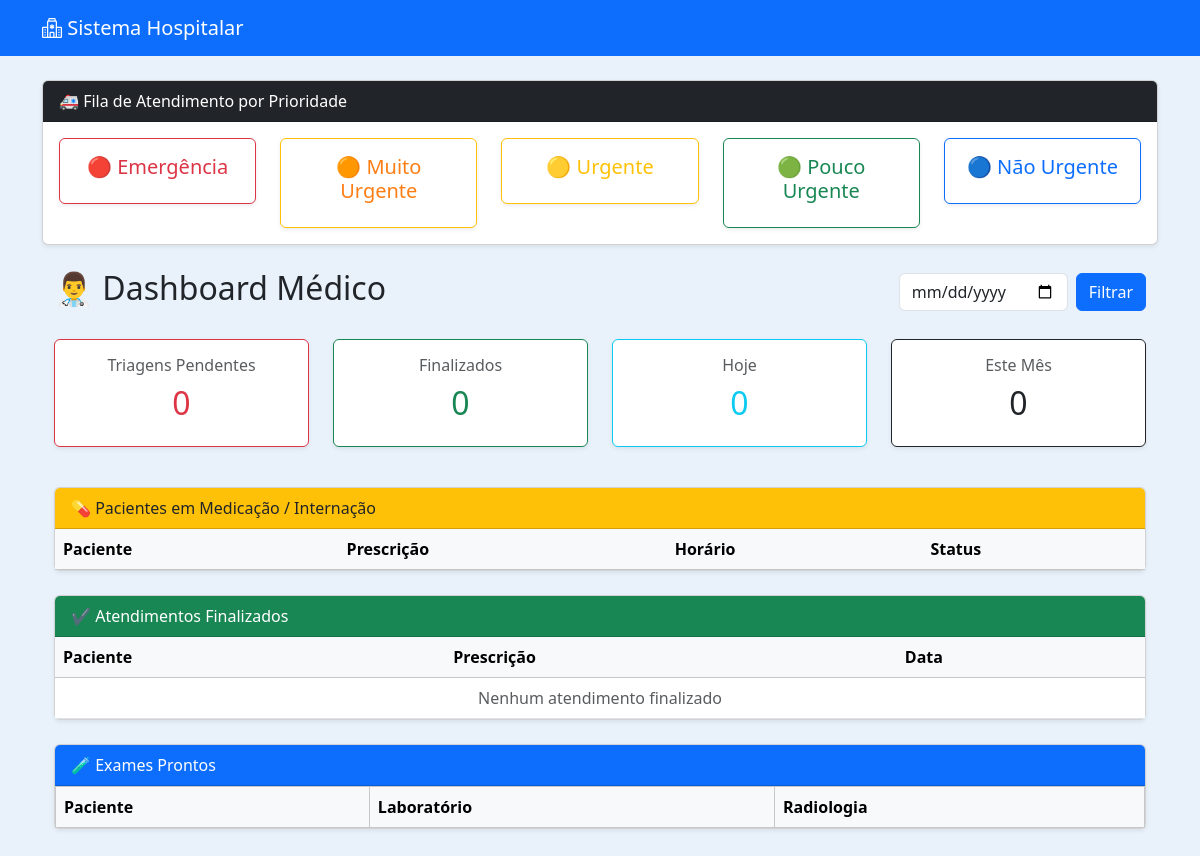
The page /medico/dashboard/ (signed in) on the database as committed earlier.
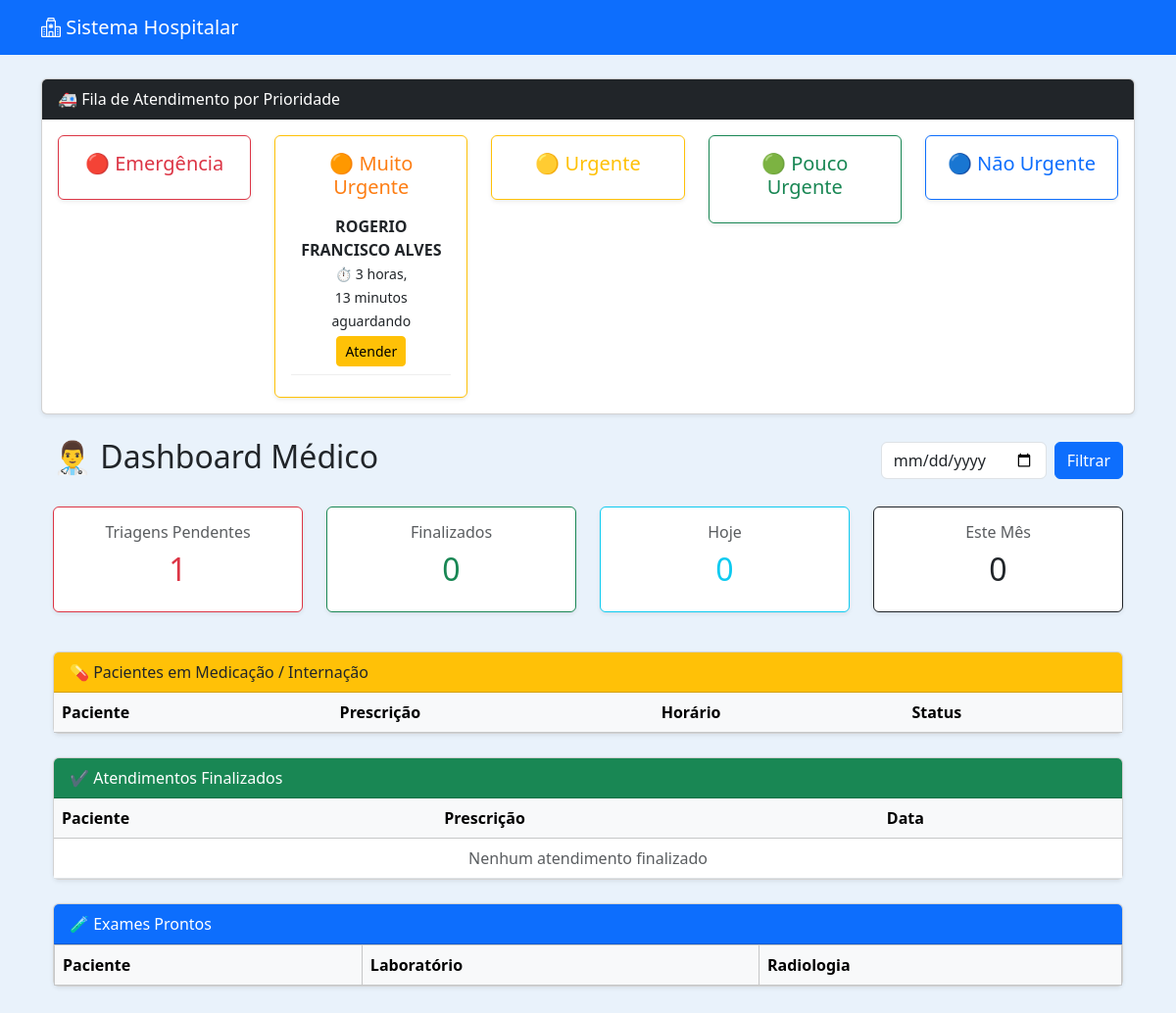
The same page on the database as committed later.
### triagem/models.py (models this page shows, shortened)
class Triagem(models.Model):
    RISCO_CHOICES = [
        ('Vermelho', 'Vermelho'),
        ('Laranja', 'Laranja'),
        ('Amarelo', 'Amarelo'),
        ('Verde', 'Verde'),
        ('Azul', 'Azul'),
    ]
    agendamento = models.OneToOneField(Agendamento, on_delete=models.CASCADE)
    paciente = models.ForeignKey(Paciente, on_delete=models.CASCADE)
    enfermeiro = models.ForeignKey(
        Usuario,
        on_delete=models.SET_NULL,
        null=True,
        blank=True,
        related_name="triagens_realizadas"
    )
    pressao_arterial = models.CharField(max_length=20)
    temperatura = models.DecimalField(max_digits=4, decimal_places=1)
    frequencia_cardiaca = models.IntegerField()
    saturacao = models.IntegerField()
    classificacao_risco = models.CharField(
        max_length=10,
        choices=RISCO_CHOICES,
        blank=True,
        null=True
    )
    observacoes = models.TextField(blank=True, null=True)
    atendido = models.BooleanField(default=False)
    data_triagem = models.DateTimeField(auto_now_add=True)
    entrou_fila = models.DateTimeField(null=True, blank=True)
    iniciou_atendimento = models.DateTimeField(null=True, blank=True)
    tempo_espera_minutos = models.IntegerField(null=True, blank=True)

### pacientes/models.py (models this page shows, shortened)
class Paciente(models.Model):
    nome = models.CharField(max_length=100)
    nome_social = models.CharField(max_length=100, blank=True, null=True)
    nome_mae = models.CharField(max_length=100)
    nome_pai = models.CharField(max_length=100, blank=True, null=True)
    cpf = models.CharField(
        max_length=14,
        unique=True,
        validators=[
            RegexValidator(
                r'^\d{3}\.\d{3}\.\d{3}-\d{2}$',
                'CPF inválido! Use XXX.XXX.XXX-XX'
            )
        ]
    )
    data_nascimento = models.DateField()
    SEXO_BIOLOGICO_CHOICES = [
        ('M', 'Masculino'),
        ('F', 'Feminino'),
        ('I', 'Intersexo'),
    ]
    sexo_biologico = models.CharField(max_length=1, choices=SEXO_BIOLOGICO_CHOICES)
    identidade_genero = models.CharField(max_length=50)
    orientacao_sexual = models.CharField(max_length=50)
    NACIONALIDADE_CHOICES = [
        ('BRASILEIRA', 'Brasileira'),
        ('ARGENTINA', 'Argentina'),
        ('BOLIVIANA', 'Boliviana'),
        ('CHILENA', 'Chilena'),
        ('COLOMBIANA', 'Colombiana'),
        ('PARAGUAIA', 'Paraguaia'),
        ('PERUANA', 'Peruana'),
        ('URUGUAIA', 'Uruguaia'),
        ('VENEZUELANA', 'Venezuelana'),
        ('OUTRA', 'Outra'),
    ]
    nacionalidade = models.CharField(
        max_length=20,
        choices=NACIONALIDADE_CHOICES,
        default='BRASILEIRA'
    )
    naturalidade = models.CharField(max_length=100)
    RACA_COR_CHOICES = [
        ('BRANCA', 'Branca'),
        ('PRETA', 'Preta'),
        ('PARDA', 'Parda'),
        ('AMARELA', 'Amarela'),
        ('INDIGENA', 'Indígena'),
    ]
    raca_cor = models.CharField(max_length=10, choices=RACA_COR_CHOICES)
    ESTADO_CIVIL_CHOICES = [
        ('SOLTEIRO', 'Solteiro(a)'),
        ('CASADO', 'Casado(a)'),
        ('DIVORCIADO', 'Divorciado(a)'),
        ('VIUVO', 'Viúvo(a)'),
        ('UNIAO_ESTAVEL', 'União Estável'),
    ]
    estado_civil = models.CharField(max_length=20, choices=ESTADO_CIVIL_CHOICES)
    ESCOLARIDADE_CHOICES = [
        ('SEM_INSTRUCAO', 'Sem instrução'),
        ('FUNDAMENTAL_INCOMPLETO', 'Fundamental incompleto'),
        ('FUNDAMENTAL_COMPLETO', 'Fundamental completo'),
        ('MEDIO_INCOMPLETO', 'Médio incompleto'),
        ('MEDIO_COMPLETO', 'Médio completo'),
        ('SUPERIOR_INCOMPLETO', 'Superior incompleto'),
        ('SUPERIOR_COMPLETO', 'Superior completo'),
        ('POS_GRADUACAO', 'Pós-graduação'),
        ('MESTRADO', 'Mestrado'),
        ('DOUTORADO', 'Doutorado'),
    ]
    escolaridade = models.CharField(max_length=30, choices=ESCOLARIDADE_CHOICES)
    profissao = models.CharField(max_length=50)
    rg = models.CharField(max_length=20)
    orgao_emissor = models.CharField(max_length=10)
    UF_CHOICES = [
        ('AC','AC'), ('AL','AL'), ('AP','AP'), ('AM','AM'),
        ('BA','BA'), ('CE','CE'), ('DF','DF'), ('ES','ES'),
        ('GO','GO'), ('MA','MA'), ('MT','MT'), ('MS','MS'),
        ('MG','MG'), ('PA','PA'), ('PB','PB'), ('PR','PR'),
        ('PE','PE'), ('PI','PI'), ('RJ','RJ'), ('RN','RN'),
        ('RS','RS'), ('RO','RO'), ('RR','RR'), ('SC','SC'),
        ('SP','SP'), ('SE','SE'), ('TO','TO'),
    ]
    uf_rg = models.CharField(max_length=2, choices=UF_CHOICES)
    cep = models.CharField(
        max_length=9,
        validators=[
            RegexValidator(
                r'^\d{5}-\d{3}$',
                'CEP inválido! Use XXXXX-XXX'
            )
        ]
    )
    endereco = models.CharField(max_length=100)
    numero = models.CharField(max_length=10)
    complemento = models.CharField(max_length=50, blank=True, null=True)
    bairro = models.CharField(max_length=50)
    municipio = models.CharField(max_length=50)
    uf = models.CharField(max_length=2, choices=UF_CHOICES)
    ZONA_CHOICES = [
        ('URBANA', 'Urbana'),
        ('RURAL', 'Rural'),
    ]
    zona = models.CharField(max_length=6, choices=ZONA_CHOICES)
    telefone_fixo = models.CharField(
        max_length=15,
        blank=True,
        null=True,
        validators=[
            RegexValidator(
                r'^\(\d{2}\)\s\d{4}-\d{4}$',
                'Telefone inválido! Use (XX) XXXX-XXXX'
            )
        ]
    )
    celular = models.CharField(
        max_length=15,
        validators=[
            RegexValidator(
                r'^\(\d{2}\)\s\d{5}-\d{4}$',
                'Celular inválido! Use (XX) XXXXX-XXXX'
            )
        ]
    )
    whatsapp = models.BooleanField(default=False)
    email = models.EmailField(blank=True, null=True)
    cartao_sus = models.CharField(max_length=18, blank=True, null=True)
    criado_por = models.ForeignKey(
        User,
        on_delete=models.SET_NULL,
        null=True,
        blank=True,
        related_name='pacientes_criados'
    )
    data_criacao = models.DateTimeField(default=timezone.now, editable=False)
    data_atualizacao = models.DateTimeField(auto_now=True)

### medico/views.py (the view, shortened to what this page needs)
# urls.py: path('dashboard/', views.medico_dashboard, name='medico_dashboard'),
@login_required
def medico_dashboard(request):
    agora = timezone.now()
    hoje = timezone.localdate()
    data_filtro = request.GET.get("data_atendimento")
    if data_filtro:
        try:
            filtro_data = timezone.datetime.strptime(data_filtro, "%Y-%m-%d").date()
        except ValueError:
            filtro_data = hoje
    else:
        filtro_data = hoje
    triagens = Triagem.objects.filter(atendido=False).annotate(
        prioridade=Case(
            When(classificacao_risco="Vermelho", then=Value(1)),
            When(classificacao_risco="Laranja", then=Value(2)),
            When(classificacao_risco="Amarelo", then=Value(3)),
            When(classificacao_risco="Verde", then=Value(4)),
            When(classificacao_risco="Azul", then=Value(5)),
            default=Value(5),
            output_field=IntegerField(),
        )
    ).order_by("prioridade", "-data_triagem")
    atendimentos_finalizados = Atendimento.objects.filter(
        medico=request.user,
        finalizado=True,
        data_atendimento__date=filtro_data
    ).order_by("-data_atendimento")
    aguardando_medicacao = Atendimento.objects.filter(
        medico=request.user,
        decisao="medicacao",
        medicacao_aplicada=False,
        finalizado=False
    ).order_by("-id")
    medicacao_aplicada = Atendimento.objects.filter(
        medico=request.user,
        decisao="medicacao",
        medicacao_aplicada=True,
        finalizado=False
    ).order_by("-id")
    internacoes = Atendimento.objects.filter(
        medico=request.user,
        decisao="internacao",
        finalizado=False
    ).order_by("-id")
    total_pendentes = triagens.count()
    total_atendidos = atendimentos_finalizados.count()
    total_dia = Atendimento.objects.filter(
        medico=request.user,
        data_atendimento__date=filtro_data
    ).count()
    total_mes = Atendimento.objects.filter(
        medico=request.user,
        finalizado=True,
        data_atendimento__year=agora.year,
        data_atendimento__month=agora.month
    ).count()
    exames_do_dia = Exame.objects.filter(
        atendimento__medico=request.user,
        atendimento__data_atendimento__date=filtro_data,
        status="pronto"
    ).select_related(
        "atendimento",
        "atendimento__paciente"
    ).order_by("atendimento__paciente__nome")
    exames_por_paciente = OrderedDict()
    exames_prontos = list(exames_por_paciente.values())
    context = {
        "triagens": triagens,
        "atendimentos_finalizados": atendimentos_finalizados,
        "aguardando_medicacao": aguardando_medicacao,
        "medicacao_aplicada": medicacao_aplicada,
        "internacoes": internacoes,
        "total_pendentes": total_pendentes,
        "total_atendidos": total_atendidos,
        "total_dia": total_dia,
        "total_mes": total_mes,
        "data_filtro": filtro_data,
        "exames_prontos": exames_prontos,
    }
    return render(request, "medico/dashboard.html", context)

### medico/templates/medico/dashboard.html (shortened to what this page needs)
{% extends 'usuarios/base.html' %}
{% load static %}
{% block extra_css %}
<link rel="stylesheet" href="{% static 'css/dashboard_medico.css' %}">
{% endblock %}
{% block content %}
<div class="card shadow-sm mb-4">
<div class="card-header bg-dark text-white">
🚑 Fila de Atendimento por Prioridade
</div>
<div class="card-body">
<div class="row text-center">
<div class="col-md">
<div class="card border-danger shadow-sm">
<div class="card-body prioridade-vermelho">
<h5 class="text-danger">🔴 Emergência</h5>
</div>
</div>
</div>
<div class="col-md">
<div class="card border-warning shadow-sm">
<div class="card-body">
<h5 style="color:#fd7e14">🟠 Muito Urgente</h5>
{% for t in triagens %}
{% if t.classificacao_risco == "Laranja" %}
<div class="fila-paciente">
<strong>{{ t.paciente.nome }}</strong><br>
<small>
⏱ {{ t.entrou_fila|timesince }} aguardando
</small><br>
<a href="{% url 'iniciar_atendimento' t.id %}" class="btn btn-sm btn-warning mt-1">
Atender
</a>
</div>
{% endif %}
{% endfor %}
</div>
</div>
</div>
<div class="col-md">
<div class="card border-warning shadow-sm">
<div class="card-body">
<h5 class="text-warning">🟡 Urgente</h5>
</div>
</div>
</div>
<div class="col-md">
<div class="card border-success shadow-sm">
<div class="card-body">
<h5 class="text-success">🟢 Pouco Urgente</h5>
</div>
</div>
</div>
<div class="col-md">
<div class="card border-primary shadow-sm">
<div class="card-body">
<h5 class="text-primary">🔵 Não Urgente</h5>
</div>
</div>
</div>
</div>
</div>
</div>
<div class="container mt-4">
<div class="d-flex justify-content-between align-items-center mb-4">
<h2>👨‍⚕️ Dashboard Médico</h2>
<form method="get" class="d-flex gap-2">
<input type="date"
name="data_atendimento"
value="{{ data_filtro }}"
class="form-control">
<button class="btn btn-primary">
Filtrar
</button>
</form>
</div>
<div class="row mb-4">
<div class="col-md-3 mb-3">
<div class="card shadow-sm text-center border-danger">
<div class="card-body">
<h6 class="text-muted">Triagens Pendentes</h6>
<h2 class="text-danger">{{ total_pendentes }}</h2>
</div>
</div>
</div>
<div class="col-md-3 mb-3">
<div class="card shadow-sm text-center border-success">
<div class="card-body">
<h6 class="text-muted">Finalizados</h6>
<h2 class="text-success">{{ total_atendidos }}</h2>
</div>
</div>
</div>
<div class="col-md-3 mb-3">
<div class="card shadow-sm text-center border-info">
<div class="card-body">
<h6 class="text-muted">Hoje</h6>
<h2 class="text-info">{{ total_dia }}</h2>
</div>
</div>
</div>
<div class="col-md-3 mb-3">
<div class="card shadow-sm text-center border-dark">
<div class="card-body">
<h6 class="text-muted">Este Mês</h6>
<h2>{{ total_mes }}</h2>
</div>
</div>
</div>
</div>
<div class="card shadow-sm mb-4">
<div class="card-header bg-warning">
💊 Pacientes em Medicação / Internação
</div>
<div class="table-responsive">
<table class="table table-hover mb-0">
<thead class="table-light">
<tr>
<th>Paciente</th>
<th>Prescrição</th>
<th>Horário</th>
<th>Status</th>
</tr>
</thead>
</table>
</div>
</div>
<div class="card shadow-sm mb-4">
<div class="card-header bg-success text-white">
✔ Atendimentos Finalizados
</div>
<div class="table-responsive" style="max-height:350px">
<table class="table table-hover mb-0">
<thead class="table-light">
<tr>
<th>Paciente</th>
<th>Prescrição</th>
<th>Data</th>
</tr>
</thead>
<tbody>
{% for a in atendimentos_finalizados %}
<tr>
<td>{{ a.paciente.nome }}</td>
<td>{{ a.prescricao|default:"-" }}</td>
<td>{{ a.data_atendimento|date:"d/m/Y H:i" }}</td>
</tr>
{% empty %}
<tr>
<td colspan="3" class="text-center text-muted">
Nenhum atendimento finalizado
</td>
</tr>
{% endfor %}
</tbody>
</table>
</div>
</div>
<div class="card shadow-sm mb-5">
<div class="card-header bg-primary text-white">
🧪 Exames Prontos
</div>
<div class="table-responsive">
<table class="table table-bordered mb-0">
<thead class="table-light">
<tr>
<th>Paciente</th>
<th>Laboratório</th>
<th>Radiologia</th>
</tr>
</thead>
</table>
</div>
</div>
</div>
{% endblock %}

Rows that differ between the two databases and show on the page:
added Triagem: paciente.nome "ROGERIO FRANCISCO ALVES", entrou_fila "3 horas, 13 minutos"
Other text that changed with them:
{{ total_pendentes }}: "0" → "1"
